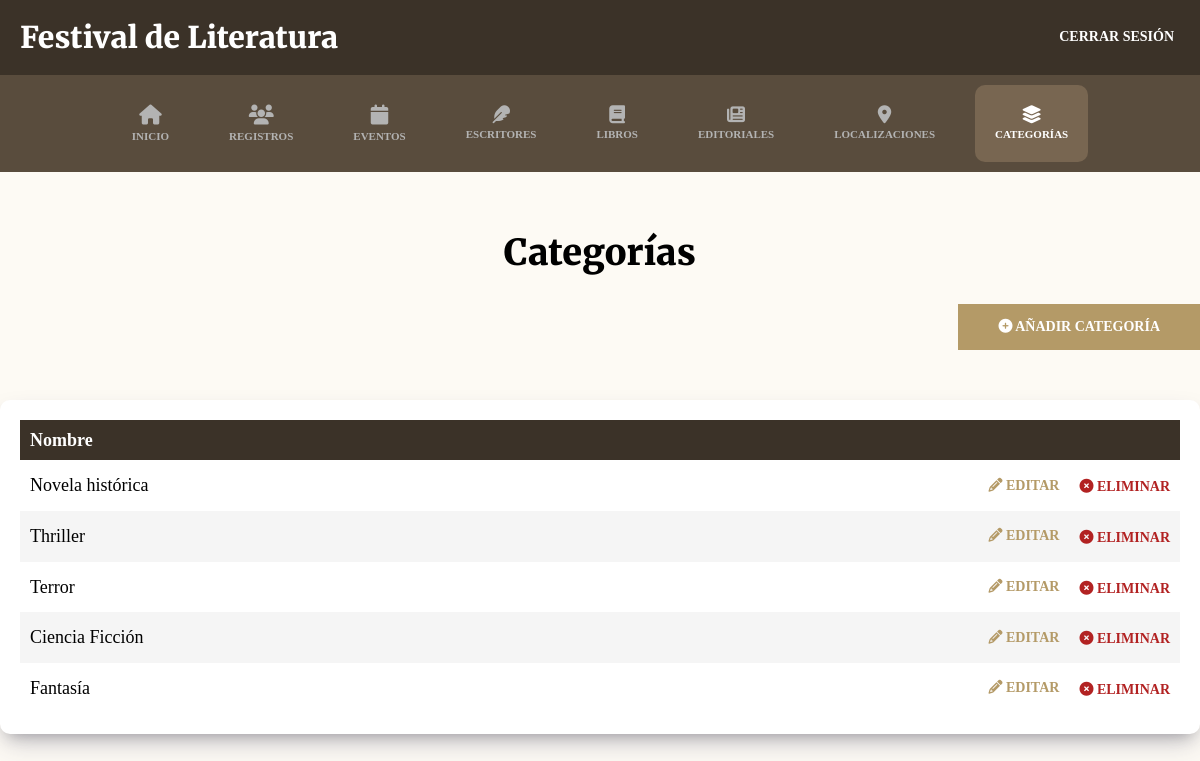
/admin/categorias (signed in), run on the app's committed database.
### tables this page shows
CREATE TABLE categorias (
  id_categoria INT UNSIGNED  NOT NULL AUTO_INCREMENT,
  nombre       VARCHAR(120)  NOT NULL,
  PRIMARY KEY (id_categoria),
  UNIQUE KEY uq_categorias_nombre (nombre)
);

### controllers/CategoriasController.php (called while the page is built, shortened)
<?php
class CategoriasController {
    public static function index(Router $router) {
        $categorias = Categoria::all();
        $router->render('admin/categorias/index', [
            'titulo' => 'Categorías',
            'categorias' => $categorias
        ]);
    }
}

### public/index.php (called while the page is built, shortened)
<?php
$router = new Router();
$router->get('/login', [AuthController::class, 'login']);
$router->post('/login', [AuthController::class, 'login']);
$router->post('/logout', [AuthController::class, 'logout']);
$router->get('/registro', [AuthController::class, 'registro']);
$router->post('/registro', [AuthController::class, 'registro']);
$router->get('/admin/dashboard', [DashboardController::class, 'index']);
$router->get('/admin/registros', [RegistrosController::class, 'index']);
$router->post('/admin/registros/eliminar', [RegistrosController::class, 'eliminar']);
$router->get('/admin/eventos', [EventosController::class, 'index']);
$router->get('/admin/eventos/crear', [EventosController::class, 'crear']);
$router->post('/admin/eventos/crear', [EventosController::class, 'crear']);
$router->get('/admin/eventos/editar', [EventosController::class, 'editar']);
$router->post('/admin/eventos/editar', [EventosController::class, 'editar']);
$router->post('/admin/eventos/eliminar', [EventosController::class, 'eliminar']);
$router->get('/admin/escritores', [EscritoresController::class, 'index']);
$router->get('/admin/escritores/crear', [EscritoresController::class, 'crear']);
$router->post('/admin/escritores/crear', [EscritoresController::class, 'crear']);
$router->get('/admin/escritores/editar', [EscritoresController::class, 'editar']);
$router->post('/admin/escritores/editar', [EscritoresController::class, 'editar']);
$router->post('/admin/escritores/eliminar', [EscritoresController::class, 'eliminar']);
$router->get('/admin/libros', [LibrosController::class, 'index']);
$router->get('/admin/libros/crear', [LibrosController::class, 'crear']);
$router->post('/admin/libros/crear', [LibrosController::class, 'crear']);
$router->get('/admin/libros/editar', [LibrosController::class, 'editar']);
$router->post('/admin/libros/editar', [LibrosController::class, 'editar']);
$router->post('/admin/libros/eliminar', [LibrosController::class, 'eliminar']);
$router->get('/admin/editoriales', [EditorialesController::class, 'index']);
$router->get('/admin/editoriales/crear', [EditorialesController::class, 'crear']);
$router->post('/admin/editoriales/crear', [EditorialesController::class, 'crear']);
$router->get('/admin/editoriales/editar', [EditorialesController::class, 'editar']);
$router->post('/admin/editoriales/editar', [EditorialesController::class, 'editar']);
$router->post('/admin/editoriales/eliminar', [EditorialesController::class, 'eliminar']);
$router->get('/admin/localizaciones', [LocalizacionesController::class, 'index']);
$router->get('/admin/localizaciones/crear', [LocalizacionesController::class, 'crear']);
$router->post('/admin/localizaciones/crear', [LocalizacionesController::class, 'crear']);
$router->get('/admin/localizaciones/editar', [LocalizacionesController::class, 'editar']);
$router->post('/admin/localizaciones/editar', [LocalizacionesController::class, 'editar']);
$router->post('/admin/localizaciones/eliminar', [LocalizacionesController::class, 'eliminar']);
$router->get('/admin/categorias', [CategoriasController::class, 'index']);
$router->get('/admin/categorias/crear', [CategoriasController::class, 'crear']);
$router->post('/admin/categorias/crear', [CategoriasController::class, 'crear']);
$router->get('/admin/categorias/editar', [CategoriasController::class, 'editar']);
$router->post('/admin/categorias/editar', [CategoriasController::class, 'editar']);
$router->post('/admin/categorias/eliminar', [CategoriasController::class, 'eliminar']);
$router->get('/', [PaginasController::class, 'index']);
$router->get('/festival', [PaginasController::class, 'festival']);
$router->get('/programa', [PaginasController::class, 'programa']);
$router->get('/localizaciones', [PaginasController::class, 'localizaciones']);
$router->get('/escritores', [PaginasController::class, 'escritores']);
$router->get('/entradas', [PaginasController::class, 'entradas']);
$router->post('/entradas', [PaginasController::class, 'entradas']);
$router->get('/404', [PaginasController::class, 'error']);
$router->get('/mis-entradas', [\Controllers\PaginasController::class, 'misEntradas']);
$router->post('/mis-entradas', [\Controllers\PaginasController::class, 'misEntradas']);
$router->comprobarRutas();

### models/ActiveRecord.php (called while the page is built, shortened)
<?php
class ActiveRecord {
    protected static $db;
    protected static $tabla = '';
    protected static $idColumn = 'id';
    public function __get(string $propiedad) {
        $metodo = 'get' . str_replace(' ', '', ucwords(str_replace('_', ' ', $propiedad)));
        if (method_exists($this, $metodo)) {
            return $this->$metodo();
        }
        return null;
    }
    public static function setDB($database) {
        self::$db = $database;
    }
    public static function consultarSQL($query) {
        $resultado = self::$db->query($query);
        $array = [];
        while ($registro = $resultado->fetch_assoc()) {
            $array[] = static::crearObjeto($registro);
        }
        return $array;
    }
    protected static function crearObjeto($registro) {
    $objeto = new static;
    foreach ($registro as $key => $value) {
        $v = $value;
        try {
            $prop = new \ReflectionProperty($objeto, $key);
            $type = $prop->getType();
            if ($type instanceof \ReflectionNamedType) {
                $typeName   = $type->getName();
                $allowsNull = $type->allowsNull();
                if ($typeName === 'int') {
                    if ($v === null) {
                        $v = $allowsNull ? null : 0;
                    } else {
                        $v = (int)$v;
                    }
                } elseif ($typeName === 'float') {
                    if ($v === null) {
                        $v = $allowsNull ? null : 0.0;
                    } else {
                        $v = (float)$v;
                    }
                } elseif ($typeName === 'string') {
                    if ($v === null && !$allowsNull) {
                        $v = '';
                    }
                }
            }
        } catch (\ReflectionException $e) {
        }
        $objeto->$key = $v;
    }
    return $objeto;
}
    public static function all() {
        $pk = static::$idColumn;
        $query = "SELECT * FROM " . static::$tabla . " ORDER BY {$pk} DESC";
        return self::consultarSQL($query);
    }
}

### models/Categoria.php (called while the page is built, shortened)
<?php
class Categoria extends ActiveRecord {
    protected ?int $id_categoria = null;
    protected string $nombre = '';
    public function __construct($args = [])
    {
        $this->id_categoria = $args['id_categoria'] ?? null;
        $this->nombre       = $args['nombre'] ?? '';
    }
    public function getIdCategoria(): ?int {
        return $this->id_categoria;
    }
    public function getNombre(): string {
        return $this->nombre;
    }
}

### views/admin/categorias/index.php (the view, shortened to what this page needs)
<h2 class="dashborad__heading"><?php echo $titulo; ?></h2>
<div class="dashboard__contenedor-boton">
    <a class="dashboard__boton" href="/admin/categorias/crear">
        <i class="fa-solid fa-circle-plus"></i> Añadir categoría</a>
</div>
<div class="dashboard__contenedor">
    <?php if(!empty($categorias)) { ?>
        <table class="table">
            <thead class="table__thead">
                <tr>
                    <th scope="col" class="table__th">Nombre</th>
                    <th scope="col" class="table__th"></th>
                </tr>
            </thead>
            <tbody class="table__tbody">
                <?php foreach($categorias as $categoria) { ?>
                    <tr class="table__tr">
                        <td class="table__td">
                            <?php echo $categoria->nombre; ?>
                        </td>
                        <td class="table__td--acciones">
                            <a class="table__accion table__accion--editar" href="/admin/categorias/editar?id=<?php echo $categoria->id_categoria; ?>">
                                <i class="fa-solid fa-pencil"></i>
                                Editar
                            </a>
                            <form method="POST" action="/admin/categorias/eliminar" class="table__formulario">
                                <button class="table__accion table__accion--eliminar" type="submit">
                                    <i class="fa-solid fa-circle-xmark"></i>
                                    Eliminar
                                </button>
                            </form>
                        </td>
                    </tr>
                <?php } ?>
            </tbody>
        </table>
    <?php } else { ?>
        <p class="text-center">No hay categorías.</p>
    <?php } ?>
</div>

### public/build/css/app.css (style rules this page uses)
html { line-height: 1.15; -webkit-text-size-adjust: 100%; }
body { margin: 0; }
a { background-color: transparent; }
button, input, optgroup, select, textarea { font-family: inherit; font-size: 100%; line-height: 1.15; margin: 0; }
button, input { overflow: visible; }
button, select { text-transform: none; }
button, [type=button], [type=reset], [type=submit] { -webkit-appearance: button; }
html { font-size: 62.5%; box-sizing: border-box; background-color: #fdfaf4; height: 100%; }
*, *:before, *:after { box-sizing: inherit; }
body { font-family: serif; font-size: 1.8rem; }
a { text-decoration: none; }
h1, h2, h3 { font-family: "Merriweather", serif; font-weight: 900; margin: 2rem 0; }
h2 { font-size: 3.6rem; }
[class$=__heading] { font-family: "Merriweather", serif; font-weight: 900; margin: 2rem 0; margin: 6rem 0 3rem 0; text-align: center; }
.dashboard { height: 100%; display: flex; flex-direction: column; }
@media (min-width: 768px) { .dashboard__contenedor-boton { display: flex; justify-content: flex-end; margin-bottom: 5rem; } }
.dashboard__boton { background-color: #b49a67; padding: 1.5rem 4rem; color: #ffffff; font-size: 1.8rem; font-weight: 700; border: none; transition-property: background-color; transition-duration: 0.3s; text-align: center; width: 100%; display: inline-block; }
.dashboard__boton { text-transform: uppercase; font-size: 1.4rem; }
@media (min-width: 768px) { .dashboard__boton { width: auto; } }
.dashboard__contenedor, .dashboard__formulario { box-shadow: rgba(50, 50, 93, 0.25) 0px 13px 27px -5px, rgba(0, 0, 0, 0.3) 0px 8px 16px -8px; background-color: #ffffff; padding: 2rem; border-radius: 1rem; margin-top: 5rem; }
.table { width: 100%; border-collapse: collapse; }
.table__thead { background-color: #3b3228; color: #ffffff; }
.table__th { padding: 1rem; text-align: left; }
.table__tr:nth-of-type(even) { background-color: #f5f5f5; }
.table__td, .table__td--acciones { padding: 1.5rem 1rem; }
.table__td--acciones { display: flex; justify-content: flex-end; gap: 2rem; align-items: center; }
.table__accion { all: unset; text-transform: uppercase; font-size: 1.4rem; font-weight: 700; }
.table__accion--editar { color: #b49a67; }
.table__accion--eliminar { color: #b22222; }

### data on the page
categorias: nombre "Novela histórica"
categorias: nombre "Thriller"
categorias: nombre "Terror"
categorias: nombre "Ciencia Ficción"
categorias: nombre "Fantasía"

### other printed values
$titulo "Categorías"
